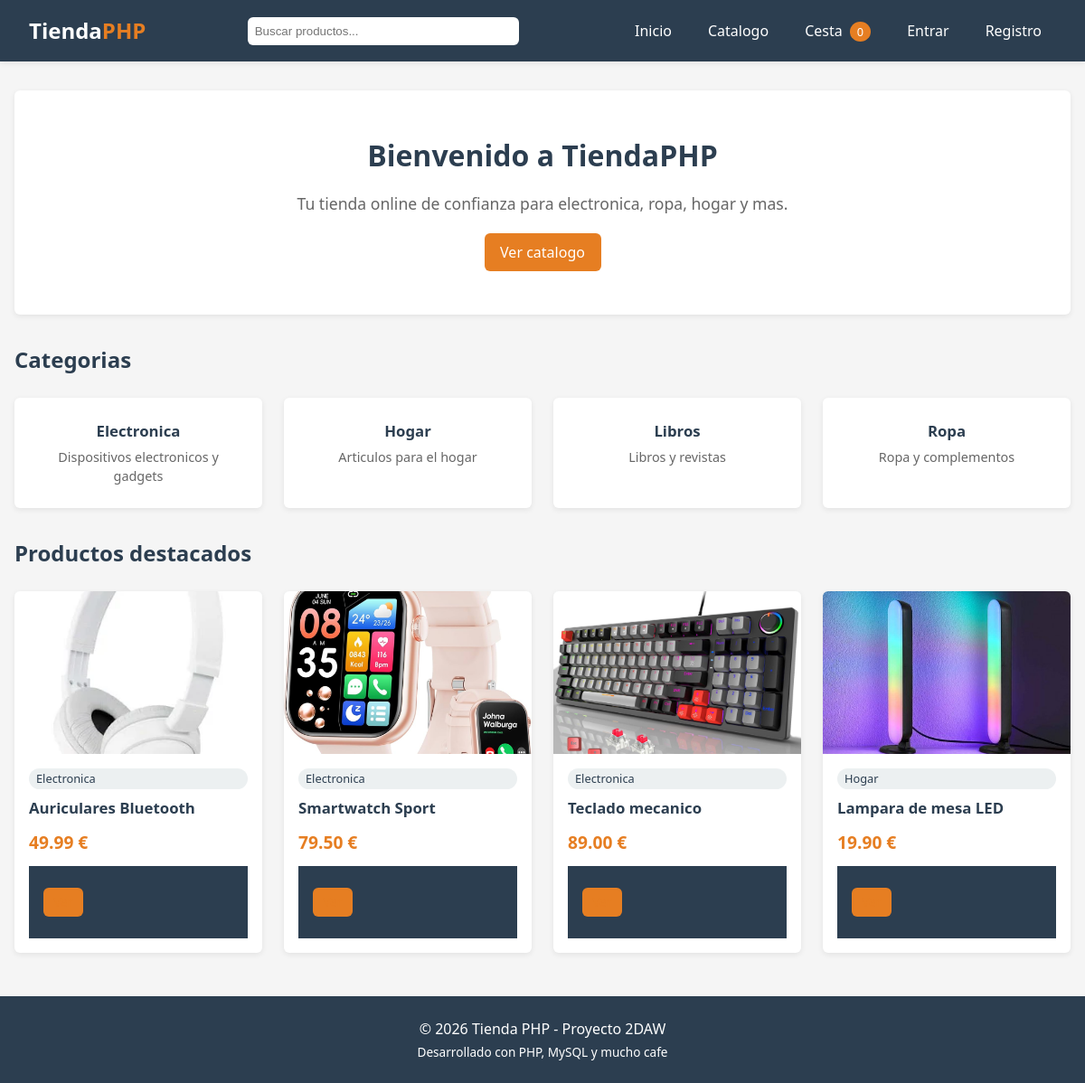
The page / on the database its author committed.
### tables this page shows
CREATE TABLE categorias (
    id          INT AUTO_INCREMENT PRIMARY KEY,
    nombre      VARCHAR(100) NOT NULL UNIQUE,
    descripcion TEXT,
    fecha_alta  DATETIME DEFAULT CURRENT_TIMESTAMP
);

CREATE TABLE productos (
    id            INT AUTO_INCREMENT PRIMARY KEY,
    categoria_id  INT NOT NULL,
    nombre        VARCHAR(150) NOT NULL,
    descripcion   TEXT,
    precio        DECIMAL(10,2) NOT NULL DEFAULT 0,
    stock         INT NOT NULL DEFAULT 0,
    imagen        VARCHAR(255) DEFAULT 'sin-imagen.svg',
    visible       TINYINT(1) NOT NULL DEFAULT 1,
    fecha_alta    DATETIME DEFAULT CURRENT_TIMESTAMP,
    CONSTRAINT fk_producto_categoria
        FOREIGN KEY (categoria_id) REFERENCES categorias(id)
        ON DELETE RESTRICT ON UPDATE CASCADE
);

### src/Controladores/HomeControlador.php (called while the page is built)
<?php
class HomeControlador
{
    public function index(): void
    {
        $modeloProducto  = new Producto();
        $modeloCategoria = new Categoria();
        $productos  = $modeloProducto->listar();
        $categorias = $modeloCategoria->listar();
        $destacados = array_slice($productos, 0, 4);
        require APP . '/Vistas/comunes/cabecera.php';
        require APP . '/Vistas/home/inicio.php';
        require APP . '/Vistas/comunes/pie.php';
    }
}

### src/Rutas/Rutas.php (called while the page is built, shortened)
<?php
class Rutas
{
    public static function registrar(): void
    {
        Enrutador::agregar('GET', '/', function () {
            (new HomeControlador())->index();
        });
        Enrutador::despachar();
    }
}

### public/index.php (called while the page is built, shortened)
<?php
require_once APP . '/init.php';
require_once APP . '/Rutas/Rutas.php';
Rutas::registrar();

### src/Lib/Cesta.php (called while the page is built, shortened)
<?php
class Cesta
{
    public static function totalUnidades(): int
    {
        return array_sum($_SESSION['cesta']);
    }
}

### src/init.php (called while the page is built, shortened)
<?php
spl_autoload_register(function (string $clase) {
    $rutasPosibles = [
        CONFIG              . '/' . $clase . '.php',
        APP . '/Modelos/'       . $clase . '.php',
        APP . '/Controladores/' . $clase . '.php',
        APP . '/Lib/'           . $clase . '.php',
        APP . '/Rutas/'         . $clase . '.php',
    ];
    foreach ($rutasPosibles as $ruta) {
        if (is_file($ruta)) {
            return;
        }
    }
});

### src/Lib/Sesion.php (called while the page is built, shortened)
<?php
class Sesion
{
    public static function usuario(): ?array
    {
        return $_SESSION['usuario'] ?? null;
    }
}

### config/Conexion.php (called while the page is built, shortened)
<?php
class Conexion
{
    private static $pdo = null;
    public static function abrir(): PDO
    {
        if (self::$pdo === null) {
            $dsn = 'mysql:host=' . self::HOST
                 . ';dbname='   . self::BD
                 . ';charset='  . self::CHARSET;
            $opciones = [
                PDO::ATTR_ERRMODE            => PDO::ERRMODE_EXCEPTION,
                PDO::ATTR_DEFAULT_FETCH_MODE => PDO::FETCH_ASSOC,
                PDO::ATTR_EMULATE_PREPARES   => false,
            ];
            try {
                self::$pdo = new PDO($dsn, self::USUARIO, self::CLAVE, $opciones);
            } catch (PDOException $e) {
                die('No se ha podido conectar con la base de datos: ' . $e->getMessage());
            }
        }
        return self::$pdo;
    }
}

### src/Modelos/Categoria.php (called while the page is built, shortened)
<?php
class Categoria
{
    private $bd;
    public function __construct()
    {
        $this->bd = Conexion::abrir();
    }
    public function listar(): array
    {
        return $this->bd
            ->query("SELECT * FROM categorias ORDER BY nombre ASC")
            ->fetchAll();
    }
}

### src/Modelos/Producto.php (called while the page is built, shortened)
<?php
class Producto
{
    private $bd;
    public function __construct()
    {
        $this->bd = Conexion::abrir();
    }
    public function listar(): array
    {
        $sql = "SELECT p.*, c.nombre AS categoria_nombre
                FROM productos p
                INNER JOIN categorias c ON c.id = p.categoria_id
                WHERE p.visible = 1
                ORDER BY p.fecha_alta DESC";
        return $this->bd->query($sql)->fetchAll();
    }
}

### src/Vistas/home/inicio.php (the view, shortened to what this page needs)
<section style="background:#fff;padding:3rem 2rem;border-radius:6px;text-align:center;box-shadow:0 2px 6px rgba(0,0,0,.08);margin-bottom:2rem;">
    <h1>Bienvenido a TiendaPHP</h1>
    <p style="font-size:1.1rem;margin-top:.5rem;color:#666;">
        Tu tienda online de confianza para electronica, ropa, hogar y mas.
    </p>
    <a class="boton" style="margin-top:1.25rem;" href="<?= URL_BASE ?>/producto">Ver catalogo</a>
</section>
<h2>Categorias</h2>
<div class="rejilla-productos">
    <?php foreach ($categorias as $cat): ?>
        <a class="tarjeta-producto" href="<?= URL_BASE ?>/producto/index/<?= $cat['id'] ?>"
           style="text-decoration:none;text-align:center;padding:1.5rem;">
            <h3><?= htmlspecialchars($cat['nombre']) ?></h3>
            <p style="color:#666;font-size:.9rem;"><?= htmlspecialchars($cat['descripcion']) ?></p>
        </a>
    <?php endforeach; ?>
</div>
<h2 style="margin-top:2rem;">Productos destacados</h2>
<div class="rejilla-productos">
    <?php foreach ($destacados as $p): ?>
        <article class="tarjeta-producto">
            <img src="<?= URL_BASE ?>/img/<?= htmlspecialchars($p['imagen']) ?>"
                 alt="<?= htmlspecialchars($p['nombre']) ?>"
                 onerror="this.src='<?= URL_BASE ?>/img/sin-imagen.svg'">
            <div class="cuerpo">
                <span class="etiqueta-categoria"><?= htmlspecialchars($p['categoria_nombre']) ?></span>
                <h3 style="margin-top:.5rem;"><?= htmlspecialchars($p['nombre']) ?></h3>
                <p class="precio"><?= number_format($p['precio'], 2) ?> &euro;</p>
                <div class="pie">
                    <a class="boton boton-pequeno" href="<?= URL_BASE ?>/producto/detalle/<?= $p['id'] ?>">Ver</a>
                </div>
            </div>
        </article>
    <?php endforeach; ?>
</div>

### src/Lib/Enrutador.php (shortened to what this page needs)
<?php
class Enrutador
{
    private static array $rutas = [];
    public static function agregar(string $metodo, string $accion, callable $controlador): void
    {
        $accion = trim($accion, '/');
        self::$rutas[$metodo][$accion] = $controlador;
    }
    public static function despachar(): void
    {
        $metodo = $_SERVER['REQUEST_METHOD'];
        $uri = $_SERVER['REQUEST_URI'];
        $uri = strtok($uri, '?');
        $uri = preg_replace('#^' . preg_quote(URL_BASE, '#') . '#', '', $uri);
        $uri = trim($uri, '/');
        $fn    = self::$rutas[$metodo][$uri] ?? null;
        $param = null;
        if ($fn) {
            call_user_func($fn, $param);
        } else {
            http_response_code(404);
            require APP . '/Vistas/errores/404.php';
        }
    }
}

### src/Vistas/comunes/cabecera.php (shortened to what this page needs)
<?php
$_unidadesCesta = Cesta::totalUnidades();
$_usuario       = Sesion::usuario();
?>
<!DOCTYPE html>
<html lang="es">
<head>
    <link rel="stylesheet" href="<?= URL_BASE ?>/css/estilo.css">
</head>
<body>
<header class="cabecera">
    <div class="cabecera-contenido">
        <a class="logo" href="<?= URL_BASE ?>/">Tienda<span>PHP</span></a>
        <form action="<?= URL_BASE ?>/producto/buscar" method="GET" style="flex:1;max-width:300px;">
            <input type="text" name="q" placeholder="Buscar productos..."
                   value="<?= htmlspecialchars($_GET['q'] ?? '') ?>"
                   style="width:100%;padding:.5rem;border-radius:6px;border:0;">
        </form>
        <ul class="menu">
            <li><a href="<?= URL_BASE ?>/">Inicio</a></li>
            <li><a href="<?= URL_BASE ?>/producto">Catalogo</a></li>
            <li>
                <a href="<?= URL_BASE ?>/cesta">
                    Cesta <span class="contador-cesta"><?= $_unidadesCesta ?></span>
                </a>
            </li>
            <?php if ($_usuario): ?>
                <?php if ($_usuario['rol'] === 'admin'): ?>
                    <li><a href="<?= URL_BASE ?>/admin">Panel</a></li>
                <?php endif; ?>
                <li><a href="<?= URL_BASE ?>/auth/logout">Salir (<?= htmlspecialchars($_usuario['nombre']) ?>)</a></li>
            <?php else: ?>
                <li><a href="<?= URL_BASE ?>/auth/login">Entrar</a></li>
                <li><a href="<?= URL_BASE ?>/auth/registro">Registro</a></li>
            <?php endif; ?>
        </ul>
    </div>
</header>
<main class="contenedor">

### src/Vistas/comunes/pie.php
</main>
<footer class="pie">
    <p>&copy; <?= date('Y') ?> Tienda PHP - Proyecto 2DAW</p>
    <p style="margin-top:.25rem;font-size:.85rem;">Desarrollado con PHP, MySQL y mucho cafe</p>
</footer>
</body>
</html>

### public/css/estilo.css (style rules this page uses)
:root { --color-principal: #2c3e50; --color-acento: #e67e22; --color-acento-osc: #ca6f1e; --color-fondo: #f5f5f5; --color-texto: #333; --color-suave: #ecf0f1; --color-borde: #d0d6db; --color-ok: #27ae60; --color-error: #c0392b; --radio: 6px; --sombra: 0 2px 6px rgba(0,0,0,.08); }
* { margin: 0; padding: 0; box-sizing: border-box; }
body { font-family: 'Segoe UI', Tahoma, sans-serif; line-height: 1.5; color: var(--color-texto); background: var(--color-fondo); }
a { color: var(--color-principal); text-decoration: none; }
.cabecera { background: var(--color-principal); color: #fff; padding: 1rem 2rem; box-shadow: var(--sombra); }
.cabecera-contenido { max-width: 1200px; margin: 0 auto; display: flex; align-items: center; justify-content: space-between; flex-wrap: wrap; gap: 1rem; }
.logo { font-size: 1.5rem; font-weight: bold; color: #fff; }
.logo span { color: var(--color-acento); }
.menu { list-style: none; display: flex; gap: .5rem; flex-wrap: wrap; }
.menu a { color: #fff; padding: .5rem 1rem; border-radius: var(--radio); transition: background .2s; }
.contador-cesta { background: var(--color-acento); border-radius: 50%; padding: 2px 8px; font-size: .8rem; margin-left: 4px; }
.contenedor { max-width: 1200px; margin: 2rem auto; padding: 0 1rem; }
main { min-height: calc(100vh - 200px); }
h1, h2, h3 { color: var(--color-principal); margin-bottom: 1rem; }
h1 { font-size: 2rem; }
h2 { font-size: 1.5rem; }
.boton { display: inline-block; background: var(--color-acento); color: #fff; padding: .55rem 1.1rem; border-radius: var(--radio); border: 0; cursor: pointer; font-size: 1rem; transition: background .2s; }
.boton-pequeno { padding: .35rem .7rem; font-size: .85rem; }
.rejilla-productos { display: grid; gap: 1.5rem; grid-template-columns: repeat(auto-fill, minmax(220px, 1fr)); margin-top: 1.5rem; }
.tarjeta-producto { background: #fff; border-radius: var(--radio); overflow: hidden; box-shadow: var(--sombra); transition: transform .2s; display: flex; flex-direction: column; }
.tarjeta-producto img { width: 100%; height: 180px; object-fit: cover; background: var(--color-suave); }
.tarjeta-producto .cuerpo { padding: 1rem; display: flex; flex-direction: column; flex: 1; }
.tarjeta-producto h3 { font-size: 1.05rem; margin-bottom: .35rem; }
.tarjeta-producto .precio { color: var(--color-acento); font-size: 1.2rem; font-weight: bold; margin: .35rem 0 .75rem; }
.tarjeta-producto .pie { margin-top: auto; display: flex; gap: .5rem; }
.etiqueta-categoria { background: var(--color-suave); color: var(--color-principal); font-size: .8rem; padding: 2px 8px; border-radius: 999px; display: inline-block; }
.pie { background: var(--color-principal); color: #fff; text-align: center; padding: 1.5rem 1rem; margin-top: 3rem; }
.pie a { color: var(--color-acento); }

### rows shown on the page
categorias: nombre "Electronica", descripcion "Dispositivos electronicos y gadgets"
categorias: nombre "Hogar", descripcion "Articulos para el hogar"
categorias: nombre "Libros", descripcion "Libros y revistas"
categorias: nombre "Ropa", descripcion "Ropa y complementos"
productos: imagen (picture), categoria.nombre "Electronica", nombre "Auriculares Bluetooth", precio "49.99"
productos: imagen (picture), categoria.nombre "Electronica", nombre "Smartwatch Sport", precio "79.50"
productos: imagen (picture), categoria.nombre "Electronica", nombre "Teclado mecanico", precio "89.00"
productos: imagen (picture), categoria.nombre "Hogar", nombre "Lampara de mesa LED", precio "19.90"

### other values the page prints
$_unidadesCesta "0"
